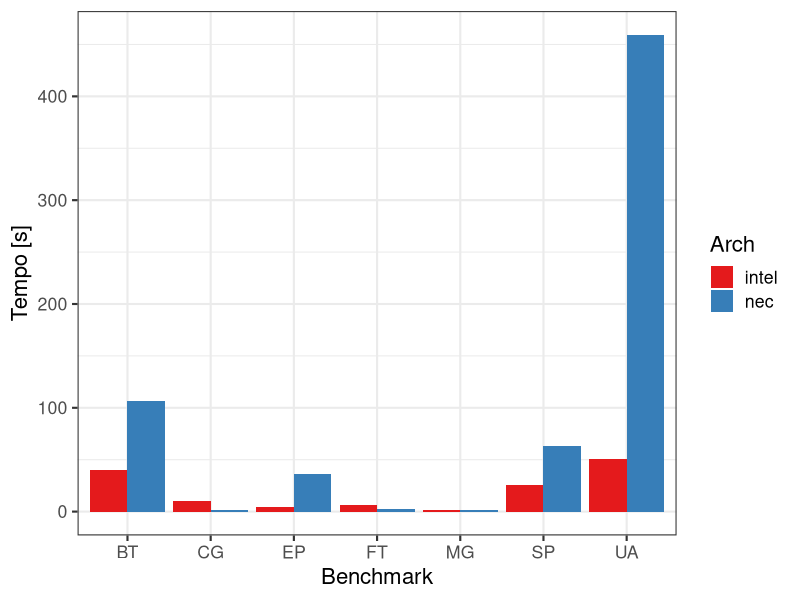
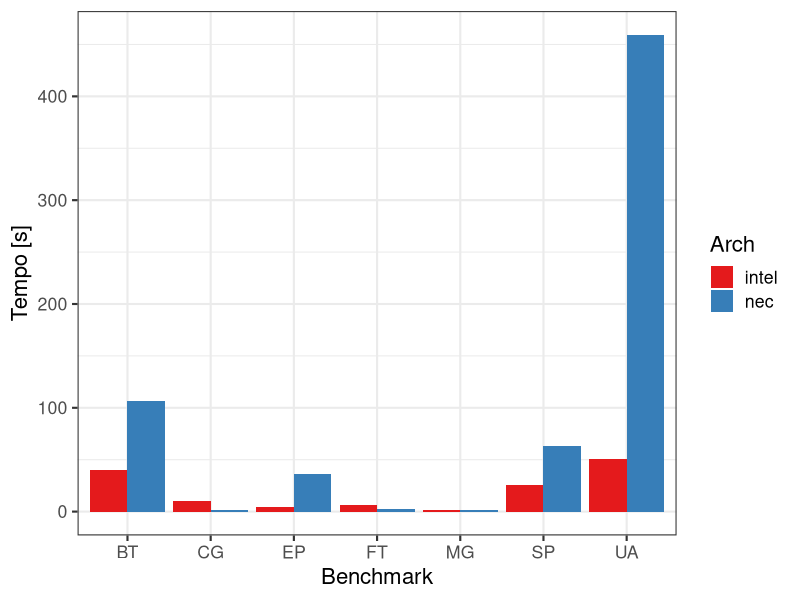

These charts were generated, in order, by the following R code:
library(tidyverse)
library(dplyr)
library(magrittr)

#!/usr/bin/env Rscript


df <- read_csv("times.ncc.csv", col_names=FALSE, col_types=cols()) %>%
        rename(Benchmark = X1, Duration = X2) %>%
        select(-contains("X")) %>%
        print
        
ncol1 <- character(length(df$Benchmark))
for(i in 1:length(df$Benchmark)) {
ncol1[i] <- 'nec'
}
df$Arch <- ncol1

print(df)


df2 <- read_csv("times.intel.csv", col_names=FALSE, col_types=cols()) %>%
        rename(Benchmark = X1, Duration = X2) %>%
        select(-contains("X")) %>%
        print
        
ncol2 <- character(length(df2$Benchmark))
for(i in 1:length(df2$Benchmark)) {
ncol2[i] <- 'intel'
}
df2$Arch <- ncol2

print(df2)


total <- merge(df,df2,by=c("Benchmark","Duration", "Arch"), all= TRUE)

print(total)

makespan = 5

vp <- total %>%
	group_by(Benchmark, Arch) %>%
	summarize(Duration.Percentage = sum(Duration)/makespan)
	
print(vp)
        
vp %>%
        ggplot(aes(x = Benchmark, y = Duration.Percentage, fill=Arch)) +
        theme_bw(base_size=16) +
        geom_bar(position="dodge", stat="identity") +
        scale_fill_brewer(palette = "Set1") +
        xlab("Benchmark") +
        ylab("Tempo [s]")
        
ggsave("necvshost.pdf", width=16, height=9)
